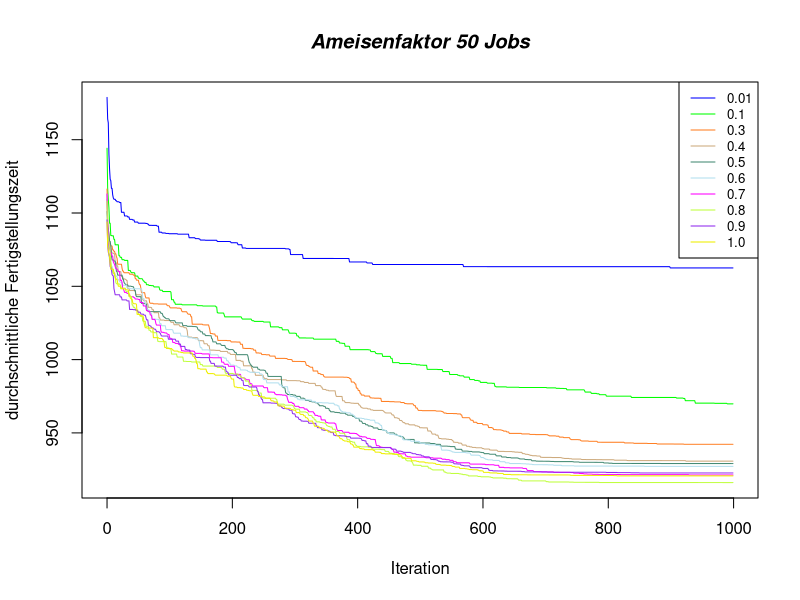
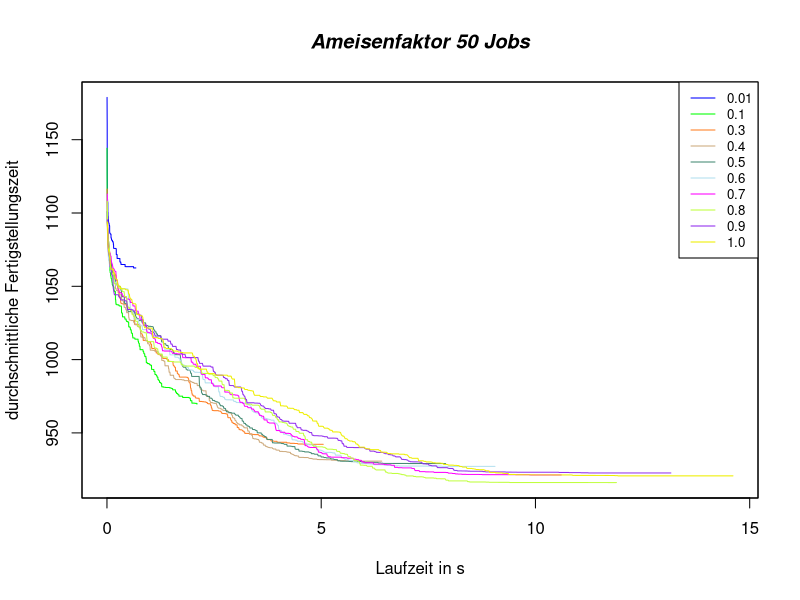

Recreate these plots in R, in order.
antFactor01 <- read.csv(file="config_0_mean.csv", header=FALSE, sep=",")
antFactor02 <- read.csv(file="config_1_mean.csv", header=FALSE, sep=",")
antFactor03 <- read.csv(file="config_2_mean.csv", header=FALSE, sep=",")
antFactor04 <- read.csv(file="config_3_mean.csv", header=FALSE, sep=",")
antFactor05 <- read.csv(file="config_4_mean.csv", header=FALSE, sep=",")
antFactor06 <- read.csv(file="config_5_mean.csv", header=FALSE, sep=",")
antFactor07 <- read.csv(file="config_6_mean.csv", header=FALSE, sep=",")
antFactor08 <- read.csv(file="config_7_mean.csv", header=FALSE, sep=",")
antFactor09 <- read.csv(file="config_8_mean.csv", header=FALSE, sep=",")
antFactor10 <- read.csv(file="config_9_mean.csv", header=FALSE, sep=",")

iteration <- c(antFactor01[1]$V1)

jpeg('result_time_mean_iteration.jpg')
yrange <- range(antFactor01[2]$V2, 
    antFactor02[2]$V2, 
    antFactor03[2]$V2, 
    antFactor04[2]$V2, 
    antFactor05[2]$V2,  
    antFactor06[2]$V2,  
    antFactor07[2]$V2, 
    antFactor08[2]$V2,
    antFactor09[2]$V2,
    antFactor10[2]$V2)

xrange <- range(antFactor01[3]$V3, 
    antFactor02[3]$V3, 
    antFactor03[3]$V3, 
    antFactor04[3]$V3, 
    antFactor05[3]$V3,  
    antFactor06[3]$V3,  
    antFactor07[3]$V3, 
    antFactor08[3]$V3,
    antFactor09[3]$V3,
    antFactor10[3]$V3)

plot(iteration, antFactor01[2]$V2, type="l", ylim=yrange, col="blue", ann=FALSE)
lines(iteration, antFactor02[2]$V2, type="l", col="green")
lines(iteration, antFactor03[2]$V2, type="l", col="chocolate1")
lines(iteration, antFactor04[2]$V2, type="l", col="burlywood3")
lines(iteration, antFactor05[2]$V2, type="l", col="aquamarine4")
lines(iteration, antFactor06[2]$V2, type="l", col="lightblue2")
lines(iteration, antFactor07[2]$V2, type="l", col="magenta1")
lines(iteration, antFactor08[2]$V2, type="l", col="olivedrab1")
lines(iteration, antFactor09[2]$V2, type="l", col="purple2")
lines(iteration, antFactor10[2]$V2, type="l", col="yellow2")

title(main='Ameisenfaktor 50 Jobs', font.main=4)
title(xlab='Iteration')
title(ylab='durchschnittliche Fertigstellungszeit')
legend("topright", legend=c("0.01", "0.1", "0.3", "0.4", "0.5", "0.6", "0.7", "0.8", "0.9", "1.0"), 
    col=c("blue", "green", "chocolate1", "burlywood3", "aquamarine4", "lightblue2", "magenta1", "olivedrab1", "purple2", "yellow2"),
    lty=1:1, cex=0.8)

jpeg('result_time_mean_calculationtime.jpg')
plot(antFactor01[3]$V3, antFactor01[2]$V2, type="l", ylim=yrange, xlim=xrange, col="blue", ann=FALSE)
lines(antFactor02[3]$V3, antFactor02[2]$V2, type="l", col="green")
lines(antFactor03[3]$V3, antFactor03[2]$V2, type="l", col="chocolate1")
lines(antFactor04[3]$V3, antFactor04[2]$V2, type="l", col="burlywood3")
lines(antFactor05[3]$V3, antFactor05[2]$V2, type="l", col="aquamarine4")
lines(antFactor06[3]$V3, antFactor06[2]$V2, type="l", col="lightblue2")
lines(antFactor07[3]$V3, antFactor07[2]$V2, type="l", col="magenta1")
lines(antFactor08[3]$V3, antFactor08[2]$V2, type="l", col="olivedrab1")
lines(antFactor09[3]$V3, antFactor09[2]$V2, type="l", col="purple2")
lines(antFactor10[3]$V3, antFactor10[2]$V2, type="l", col="yellow2")

box()

title(main='Ameisenfaktor 50 Jobs', font.main=4)
title(xlab='Laufzeit in s')
title(ylab='durchschnittliche Fertigstellungszeit')
legend("topright", legend=c("0.01", "0.1", "0.3", "0.4", "0.5", "0.6", "0.7", "0.8", "0.9", "1.0"), 
    col=c("blue", "green", "chocolate1", "burlywood3", "aquamarine4", "lightblue2", "magenta1", "olivedrab1", "purple2", "yellow2"),
    lty=1:1, cex=0.8)